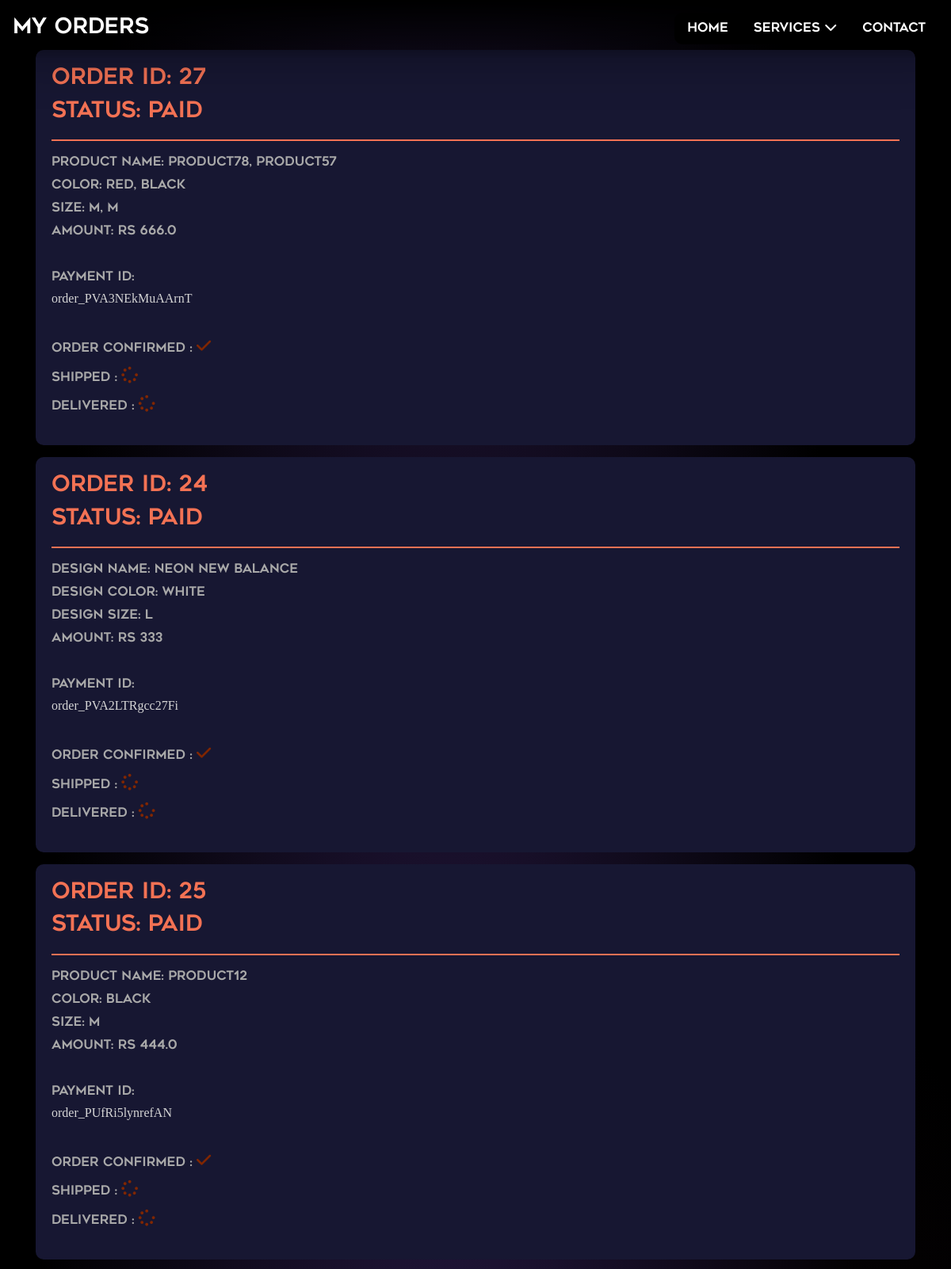
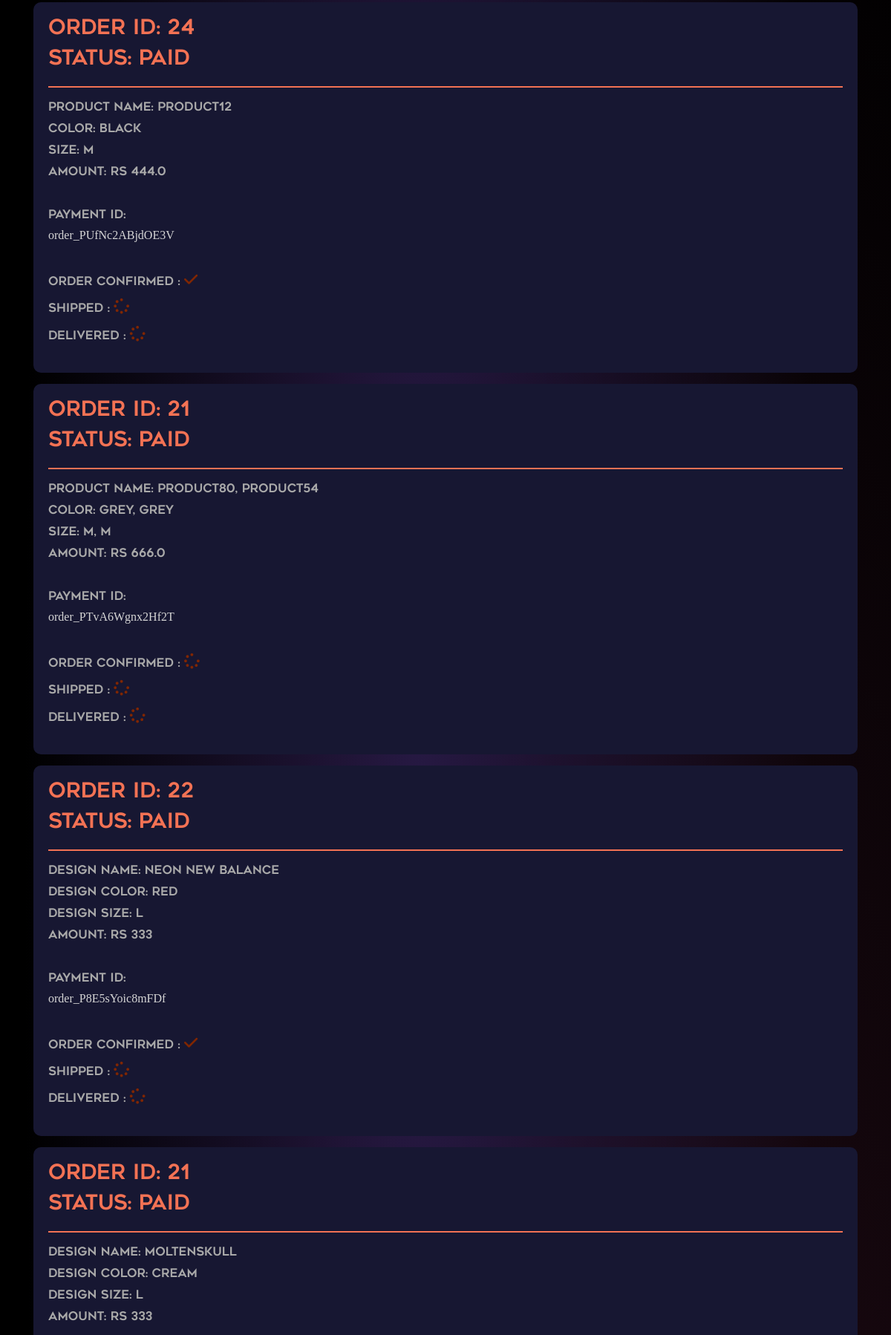
/userorders/ (signed in, upper part), run on the app's committed database (2 pictures, top to bottom).
### productapp/models.py (models this page shows, shortened)
class OrderCart(models.Model):
     user=models.ForeignKey(User,on_delete=models.CASCADE)
     info=models.ForeignKey(UserProfile,on_delete=models.CASCADE)
     product_name = models.CharField(max_length=255)
     color = models.CharField(max_length=225)
     size = models.CharField(max_length=225)
     amount = models.CharField(max_length=10)
     payment_id = models.CharField(max_length=100)
     paid = models.BooleanField(default=False)
     order_confirmed = models.BooleanField(default=True)
     shipped = models.BooleanField(default=False)
     delivered = models.BooleanField(default=False)
     created_at = models.DateTimeField(auto_now_add=True)

class OrderDesign(models.Model):
     user=models.ForeignKey(User,on_delete=models.CASCADE)
     info=models.ForeignKey(UserProfile,on_delete=models.CASCADE)
     design_name = models.CharField(max_length=255)
     designcolor = models.CharField(max_length=225)
     designsize = models.CharField(max_length=225)
     amount = models.CharField(max_length=10)
     payment_id = models.CharField(max_length=100)
     paid = models.BooleanField(default=False)
     order_confirmed = models.BooleanField(default=True)
     shipped = models.BooleanField(default=False)
     delivered = models.BooleanField(default=False)
     created_at = models.DateTimeField(auto_now_add=True)

### productapp/views.py (the view)
# urls.py: path('userorders/', views.userorders, name='userorders'),
def userorders(request):
    shop_orders = OrderCart.objects.filter(user=request.user, paid=True)
    design_orders = OrderDesign.objects.filter(user=request.user, paid=True)
    all_orders = sorted(
        chain(shop_orders, design_orders),
        key=attrgetter('created_at'),
        reverse=True
    )
    return render(request, 'orders.html', {'orders': all_orders})

### templates/orders.html (shortened to what this page needs)
{% load static %}
<!DOCTYPE html>
<html lang="en">
<head>
    <link href="https://stackpath.bootstrapcdn.com/bootstrap/4.5.2/css/bootstrap.min.css" rel="stylesheet">
    <link rel="stylesheet" href="https://cdnjs.cloudflare.com/ajax/libs/font-awesome/6.6.0/css/all.min.css" />
    <link href="https://unpkg.com/swiper/swiper-bundle.min.css" rel="stylesheet">
    <link href="https://unpkg.com/boxicons@2.1.4/css/boxicons.min.css" rel="stylesheet">
</head>
<body>
      <header class="navbar">
        <div class="logo">MY ORDERS</div>
        <div class="menu">
            <a href="{% url 'credentials:home' %}">Home</a>
            <div class="dropdown">
                <a href="#">Services <i class="fas fa-chevron-down"></i></a>
            </div>
            <a href="#">Contact</a>
        </div>
    </header>
    <div class="container mt-5">
        {% for order in orders %}
        <div class="order-card">
            <div class="order-header">
                <h3>Order ID: {{ order.id }}</h3>
                <h3>Status: {{ order.paid|yesno:"Paid,Pending" }}</h3>
            </div>
            <div class="order-details">
                {% if order.product_name %}
                    <p><strong>Product Name:</strong> {{ order.product_name }}</p>
                    <p><strong>Color:</strong> {{ order.color }}</p>
                    <p><strong>Size:</strong> {{ order.size }}</p>
                {% elif order.design_name %}
                    <p><strong>Design Name:</strong> {{ order.design_name }}</p>
                    <p><strong>Design Color:</strong> {{ order.designcolor }}</p>
                    <p><strong>Design Size:</strong> {{ order.designsize }}</p>
                {% endif %}
                <p><strong>Amount:</strong> Rs {{ order.amount }}</p>
                <br>
                <p>Payment ID:</p><h6>{{ order.payment_id }}</h6>
                <br>
                <p><strong>Order Confirmed : </strong>
                  {% if order.order_confirmed %}
                      <span style="color:rgb(128, 38, 0);font-size:1.3em;"><i class="fa-solid fa-check"></i></span>
                  {% else %}
                      <span style="color:rgb(128, 38, 0);font-size:1.3em;"><i class="fa-solid fa-spinner"></i></span>
                  {% endif %}
              </p>
              <p><strong>Shipped : </strong>
                  {% if order.shipped %}
                      <span style="color:rgb(128, 38, 0);font-size:1.3em;"><i class="fa-solid fa-check"></i></span>
                  {% else %}
                      <span style="color:rgb(128, 38, 0);font-size:1.3em;"><i class="fa-solid fa-spinner"></i></span>
                  {% endif %}
              </p>
              <p><strong>Delivered : </strong>
                  {% if order.delivered %}
                      <span style="color:rgb(128, 38, 0);font-size:1.3em;"><i class="fa-solid fa-check"></i></span>
                  {% else %}
                      <span style="color:rgb(128, 38, 0);font-size:1.3em;"><i class="fa-solid fa-spinner"></i></span>
                  {% endif %}
              </p>
            </div>
        </div>
        {% empty %}
        <p class="text-center" style="font-family: myfont;margin-top:100px;">You have no orders yet.</p>
        {% endfor %}
    </div>
</body>
</html>

### templates/orders.html (style rules this page uses)
body { background-color: #000000; background-image: radial-gradient(at 47% 33%, hsl(259.47, 46%, 18%) 0, transparent 59%), radial-gradient(at 82% 65%, hsl(331.03, 49%, 12%) 0, transparent 55%); background-repeat: no-repeat; background-attachment: fixed; color: white; font-family: "IBM Plex Sans"; font-weight: 300; display: flex; flex-direction: column; align-items: center; min-height: 100vh; margin: 0; color: #d5d5d5; font-size: calc(0.3 * var(--m)); }
.order-card { background-color: #171732; border-radius: 10px; padding: 20px; margin: 15px 0; }
.order-header { border-bottom: 2px solid #F37254; padding-bottom: 10px; margin-bottom: 15px; }
.order-header h3 { font-family: myfont; color: #F37254; }
.order-details p { font-family: myfont; color: #a9a9a9; margin: 5px 0; }
.navbar { background-color: rgba(0, 0, 0, 0.5); padding: 1rem; color: white; display: flex; align-items: center; justify-content: space-between; position: fixed; top: 0; left:0; width: 100%; z-index: 1000; background: linear-gradient(to bottom, rgba(0, 0, 0, 1) 0%, rgba(0, 0, 0, 0.2) 100%); box-shadow: 0 3px 60px rgba(0, 0, 0, 0.3); font-family: myfont; }
.navbar a { color: white; text-decoration: none; padding: 0.5rem 1rem; font-size: 16px; }
.navbar .logo { font-family: myfont; font-size:1.7rem; }
.navbar .menu { display: flex; align-items: center; background-color: rgba(0, 0, 0, 1); border-radius: 10px; }
.navbar .menu .dropdown { position: relative; }

### data on the page
OrderCart: id "27", paid "Paid", product_name "product78, product57", color "red, black", size "M, M", amount "666.0", payment_id "order_PVA3NEkMuAArnT", order_confirmed True (drawn), shipped False (drawn), delivered False (drawn)
OrderDesign: id "24", paid "Paid", design_name "neon new balance", designcolor "White", designsize "L", amount "333", payment_id "order_PVA2LTRgcc27Fi", order_confirmed True (drawn), shipped False (drawn), delivered False (drawn)
OrderCart: id "25", paid "Paid", product_name "product12", color "black", size "M", amount "444.0", payment_id "order_PUfRi5lynrefAN", order_confirmed True (drawn), shipped False (drawn), delivered False (drawn)
OrderCart: id "24", paid "Paid", product_name "product12", color "black", size "M", amount "444.0", payment_id "order_PUfNc2ABjdOE3V", order_confirmed True (drawn), shipped False (drawn), delivered False (drawn)
OrderCart: id "21", paid "Paid", product_name "product80, product54", color "grey, grey", size "M, M", amount "666.0", payment_id "order_PTvA6Wgnx2Hf2T", order_confirmed False (drawn), shipped False (drawn), delivered False (drawn)
OrderDesign: id "22", paid "Paid", design_name "neon new balance", designcolor "Red", designsize "L", amount "333", payment_id "order_P8E5sYoic8mFDf", order_confirmed True (drawn), shipped False (drawn), delivered False (drawn)
OrderDesign: id "21", paid "Paid", design_name "moltenskull", designcolor "Cream", designsize "L", amount "333"
